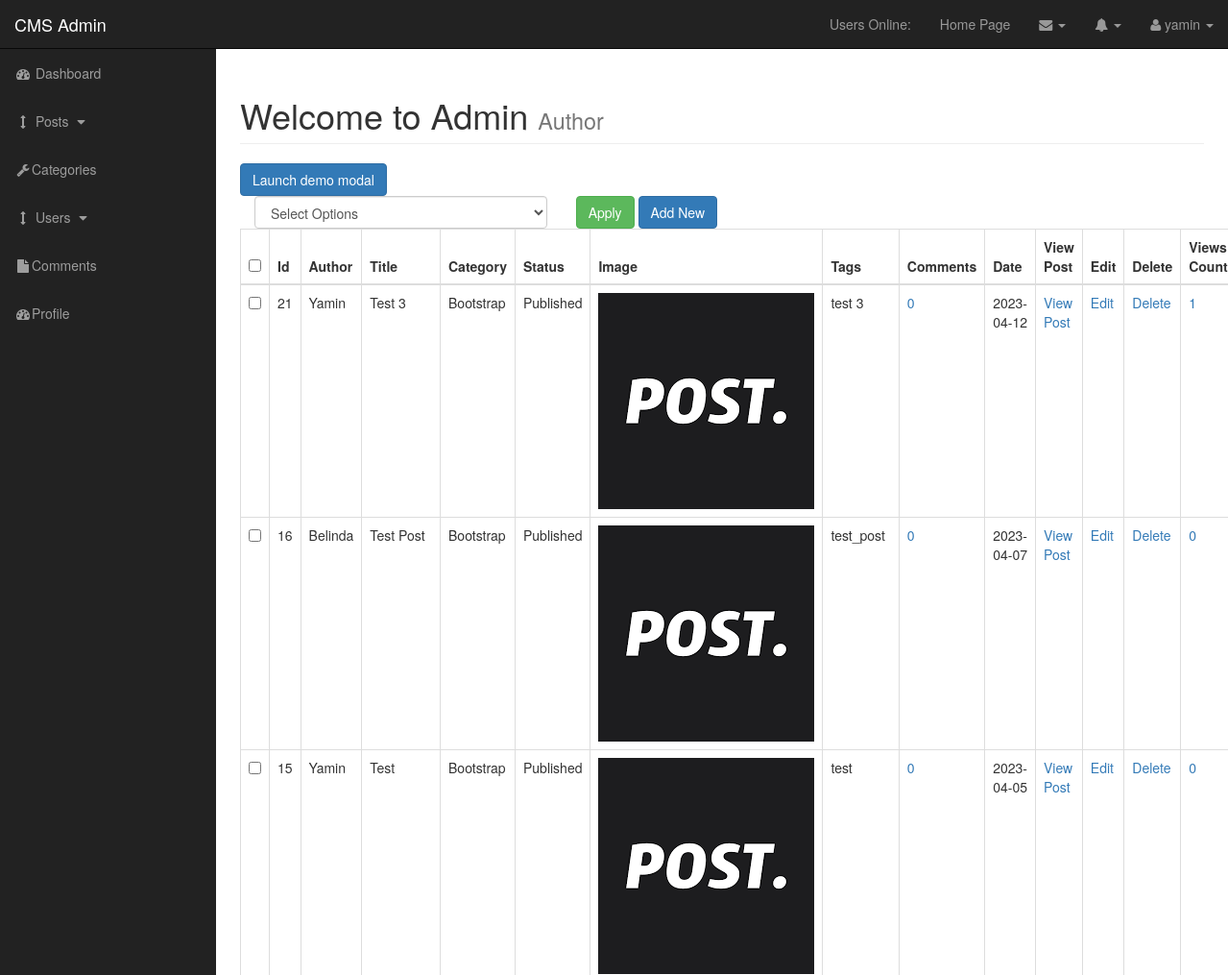
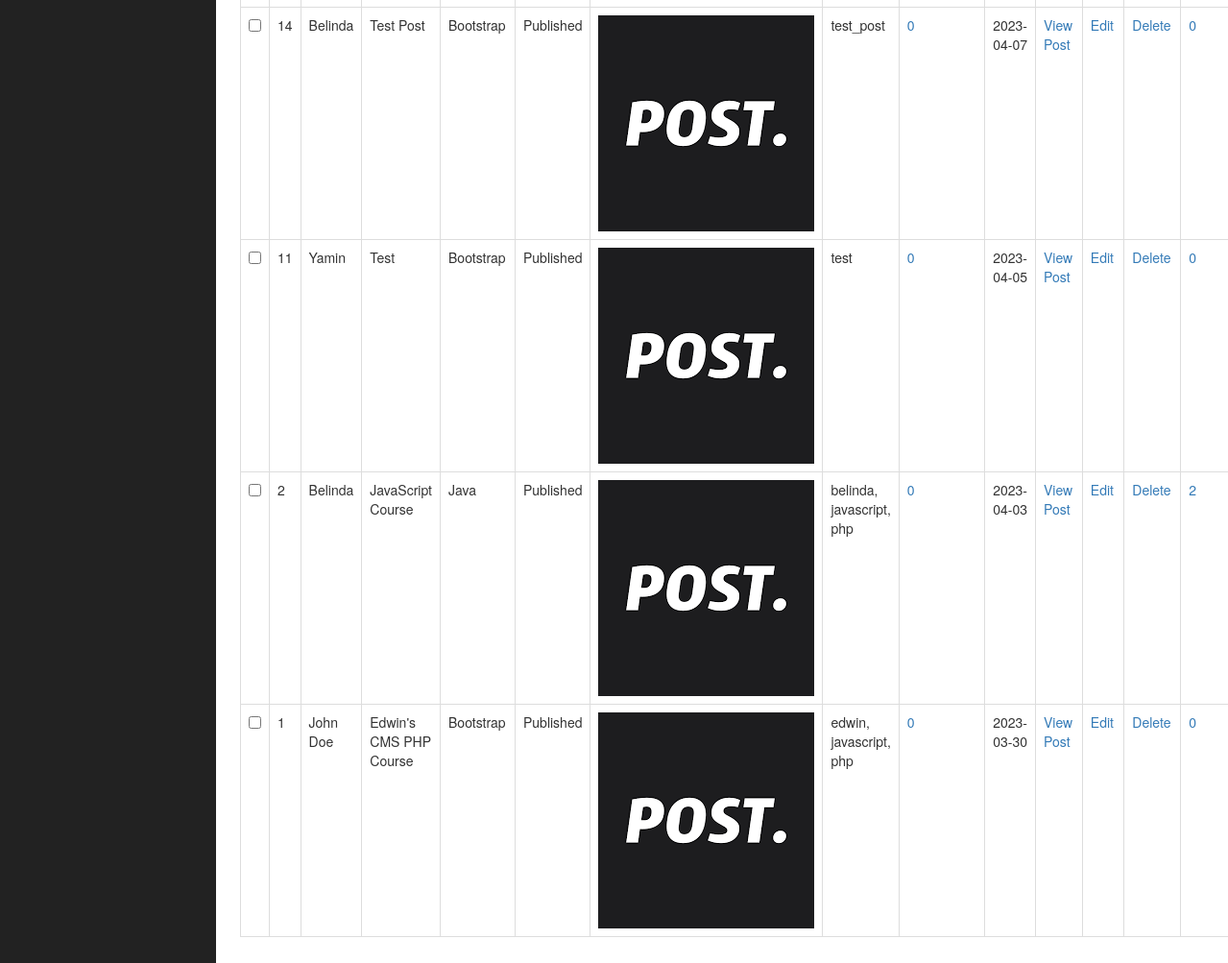
/cms/admin/posts.php (signed in), run on an earlier commit of the app's database (2 pictures, top to bottom).
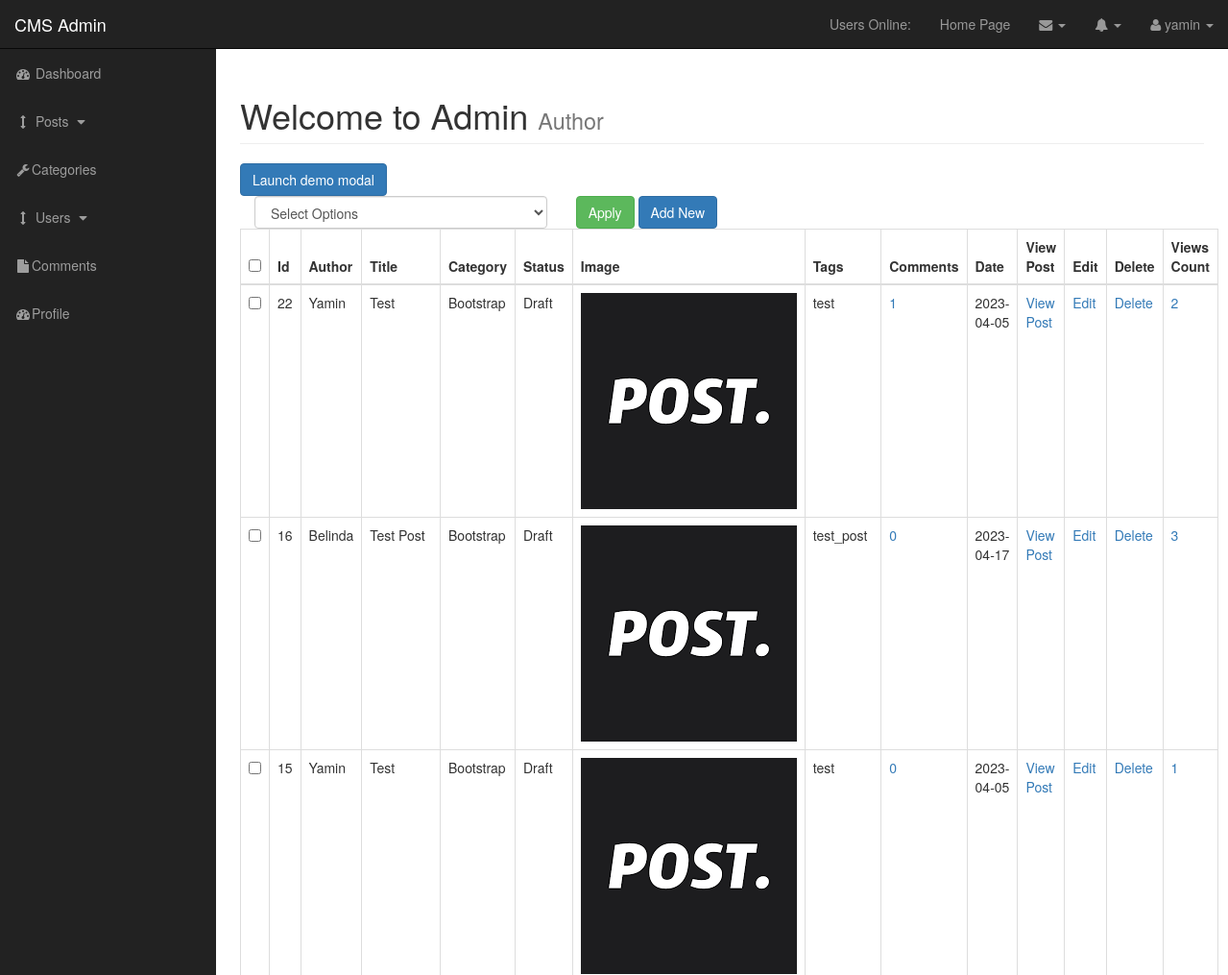
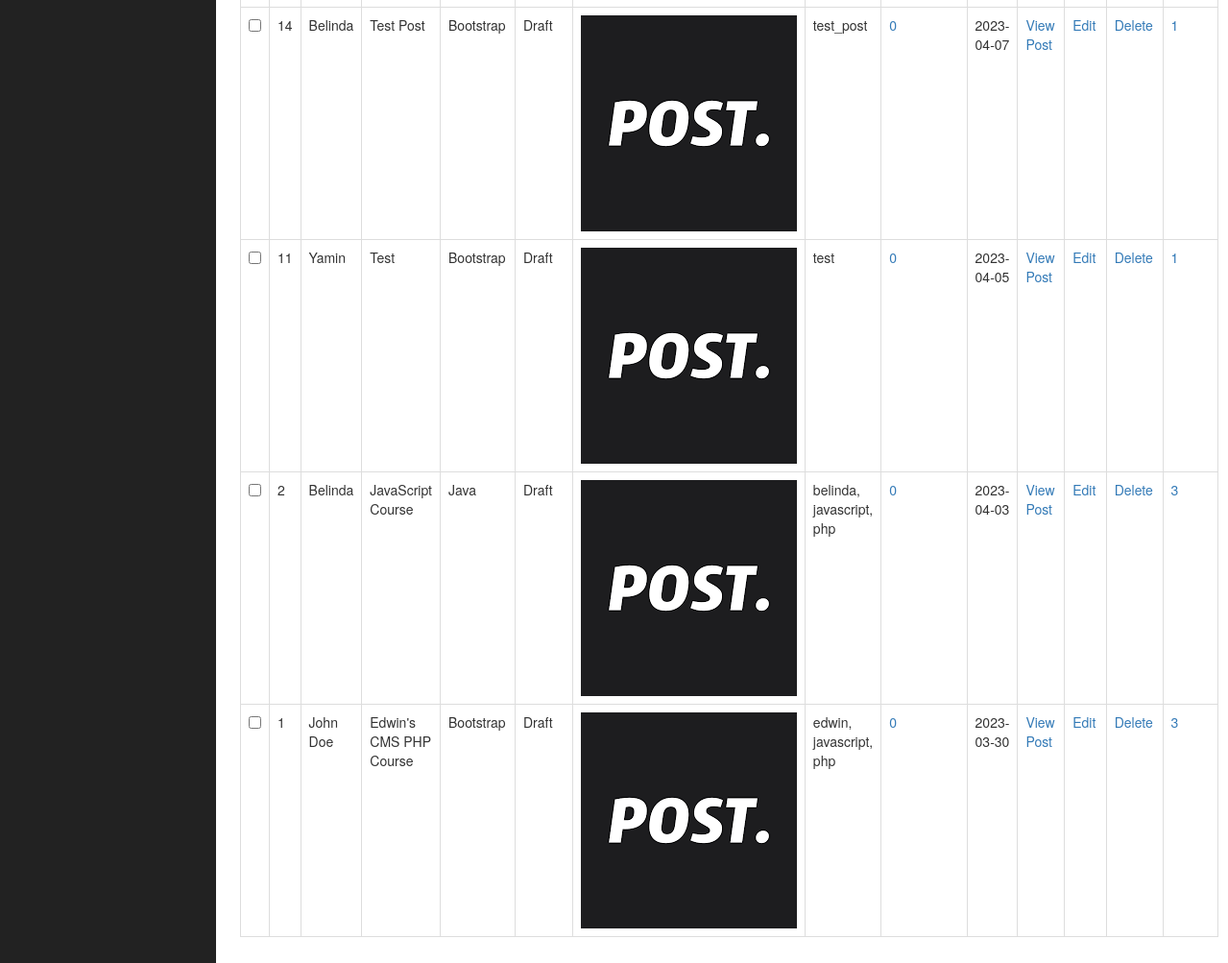
And on a later commit of the database (2 pictures, top to bottom).
### tables this page shows
CREATE TABLE `posts` (
  `id` int(3) NOT NULL,
  `category_id` int(3) NOT NULL,
  `post_title` varchar(255) NOT NULL,
  `post_author` varchar(255) NOT NULL,
  `post_user` varchar(255) NOT NULL,
  `post_date` date NOT NULL,
  `post_image` text NOT NULL,
  `post_content` text NOT NULL,
  `post_tags` varchar(255) NOT NULL,
  `post_comment_count` int(11) NOT NULL,
  `post_status` varchar(255) NOT NULL DEFAULT 'draft',
  `post_views_count` int(100) NOT NULL
);

CREATE TABLE `category` (
  `cat_id` int(3) NOT NULL,
  `cat_title` varchar(32) NOT NULL
);

### cms/admin/includes/view_all_posts.php (the view, shortened to what this page needs)
<?php
    include ("./includes/delete_modal.php");
?>
<form action="" method="post">
    <table class="table table-bordered table-hover">
        <div id="bulkOptionsContainer" class="col-xs-4">
            <select class="form-control" name="bulk_options" id="">
                <option value="">Select Options</option>
            </select>
        </div>
        <div class="col-xs-4">
            <input type="submit" name="submit" class="btn btn-success" value="Apply">
            <a class="btn btn-primary" href="posts.php?source=add_post">Add New</a>
        </div>
        <thead>
            <tr>
                <th><input id="selectAllBoxes" type="checkbox"></th>
                <th>Id</th>
                <th>Author</th>
                <th>Title</th>
                <th>Category</th>
                <th>Status</th>
                <th>Image</th>
                <th>Tags</th>
                <th>Comments</th>
                <th>Date</th>
                <th>View Post</th>
                <th>Edit</th>
                <th>Delete</th>
                <th>Views Count</th>
            </tr>
        </thead>
        <tbody>
            <?php
                $query = "SELECT posts.id, posts.post_content, posts.post_author, posts.post_user, posts.post_title, posts.category_id, posts.post_status, posts.post_image, posts.post_tags, posts.post_comment_count, posts.post_date, posts.post_views_count, category.cat_id, category.cat_title FROM posts LEFT JOIN category ON posts.category_id = category.cat_id ORDER BY posts.id DESC";
                $result = mysqli_query($connection, $query);
                if(!$result){
                    die("Query Failed". mysqli_error($connection));
                }else{
                    while($row = mysqli_fetch_assoc($result)){
                        $id=$row["id"];
                        $post_author=$row["post_author"];
                        $post_title=$row["post_title"];
                        $post_date=$row["post_date"];
                        $post_image=$row["post_image"];
                        $post_tags=$row["post_tags"];
                        $post_status=$row["post_status"];
                        $post_views_count=$row["post_views_count"];
                        $category_title = $row["cat_title"];
                        echo "<tr>";
                        echo "<td><input class='checkBoxes' type='checkbox' name='checkBoxArray[]' value='$id'></td>";
                        echo "<td>$id</td>";
                        echo "<td>$post_author</td>";
                        echo "<td>$post_title</td>";
                            echo "<td>$category_title</td>";
                        echo "<td>$post_status</td>";
                        echo "<td><img src='../images/$post_image' alt='Post Image'></td>";
                        echo "<td>$post_tags</td>";
                        $query = "SELECT * FROM comments WHERE comment_post_id=$id";
                        $send_comment_query = mysqli_query($connection, $query);
                        $count_comments = mysqli_num_rows($send_comment_query);
                        echo "<td><a href='post_comments.php?id=$id'>$count_comments</a></td>";
                        echo "<td>$post_date</td>";
                        echo "<td><a href='../post.php?p_id=$id'>View Post</a></td>";
                        echo "<td><a href='./posts.php?source=edit_post&p_id=$id'>Edit</a></td>";
                        echo "<td><a rel='$id' href='javascript:void(0)' class='delete_link'>Delete</a></td>";
                        echo "<td><a href='posts.php?reset=$id'>$post_views_count</a></td>";
                    echo "</tr>";
                    }
                }
            ?>
        </tbody>
    </table>
</form>

### cms/admin/includes/header.php (shortened to what this page needs)
<!DOCTYPE html>
<html lang="en">
<head>
    <link href="css/bootstrap.min.css" rel="stylesheet">
    <link href="css/sb-admin.css" rel="stylesheet">
    <link href="font-awesome/css/font-awesome.min.css" rel="stylesheet" type="text/css">
</head>
<body>

### cms/admin/posts.php (shortened to what this page needs)
<?php
    include "includes/header.php";
?>
    <div id="wrapper">
        <?php include "includes/navigation.php"; ?>
        <div id="page-wrapper">
            <div class="container-fluid">
                <div class="row">
                    <div class="col-lg-12">
                        <h1 class="page-header">
                            Welcome to Admin
                            <small>Author</small>
                        </h1>
                        <?php
                            if(isset($_GET["source"])){
                                $source=$_GET["source"];
                            }else{
                                $source=" ";
                            }
                            switch($source){
                                default:
                                    include "includes/view_all_posts.php";
                                    break;
                            }
                        ?>
                    </div>
                </div>
            </div>
        </div>
<?php
    include "includes/footer.php"
?>

### cms/admin/includes/navigation.php (shortened to what this page needs)
<nav class="navbar navbar-inverse navbar-fixed-top" role="navigation">
            <div class="navbar-header">
                <a class="navbar-brand" href="index.php">CMS Admin</a>
            </div>
            <ul class="nav navbar-right top-nav">
                <li>
                    <a href="">Users Online: <span class="usersonline"></span></a>
                </li>
                <li>
                    <a href="../index.php">Home Page</a>
                </li>
                <li class="dropdown">
                    <a href="#" class="dropdown-toggle" data-toggle="dropdown"><i class="fa fa-envelope"></i> <b class="caret"></b></a>
                </li>
                <li class="dropdown">
                    <a href="#" class="dropdown-toggle" data-toggle="dropdown"><i class="fa fa-bell"></i> <b class="caret"></b></a>
                </li>
                <li class="dropdown">
                    <a href="#" class="dropdown-toggle" data-toggle="dropdown"><i class="fa fa-user"></i>
                                                    <?php
                                                        if($_SESSION["username"]){
                                                            echo $_SESSION["username"];
                                                        }
                                                    ?>
                    <b class="caret"></b></a>
                </li>
            </ul>
            <div class="collapse navbar-collapse navbar-ex1-collapse">
                <ul class="nav navbar-nav side-nav">
                    <li>
                        <a href="index.php"><i class="fa fa-fw fa-dashboard"></i> Dashboard</a>
                    </li>
                    <li>
                        <a href="javascript:;" data-toggle="collapse" data-target="#post_dropdown"><i class="fa fa-fw fa-arrows-v"></i> Posts <i class="fa fa-fw fa-caret-down"></i></a>
                    </li>
                    <li>
                        <a href="./categories.php"><i class="fa fa-fw fa-wrench"></i>Categories</a>
                    </li>
                    <li>
                        <a href="javascript:;" data-toggle="collapse" data-target="#users_dropdown"><i class="fa fa-fw fa-arrows-v"></i> Users <i class="fa fa-fw fa-caret-down"></i></a>
                    </li>
                    <li class="">
                        <a href="./comments.php"><i class="fa fa-fw fa-file"></i>Comments</a>
                    </li>
                    <li>
                        <a href="profile.php"><i class="fa fa-fw fa-dashboard"></i>Profile</a>
                    </li>
                </ul>
            </div>
        </nav>

### cms/admin/includes/delete_modal.php (shortened to what this page needs)
<button type="button" class="btn btn-primary" data-toggle="modal" data-target="#exampleModal">
  Launch demo modal
</button>

### cms/admin/includes/footer.php (shortened to what this page needs)
</div>
</body>
</html>

### cms/admin/css/sb-admin.css (style rules this page uses)
body { margin-top: 100px; background-color: #222; }
@media (min-width:768px) { body { margin-top: 50px; } }
#wrapper { padding-left: 0; }
#page-wrapper { width: 100%; padding: 0; background-color: #fff; }
@media (min-width:768px) { #wrapper { padding-left: 225px; } }
@media (min-width:768px) { #page-wrapper { padding: 10px; } }
.top-nav { padding: 0 15px; }
.top-nav>li { display: inline-block; float: left; }
.top-nav>li>a { padding-top: 15px; padding-bottom: 15px; line-height: 20px; color: #999; }
@media (min-width:768px) { .side-nav { position: fixed; top: 51px; left: 225px; width: 225px; margin-left: -225px; border: none; border-radius: 0; overflow-y: auto; background-color: #222; } }
@media (min-width:768px) { .side-nav>li>a { width: 225px; } }

What changed in the data, as far as the page shows it:
removed posts: id "21", post_author "Yamin", post_title "Test 3", category.cat_title "Bootstrap", post_status "Published", post_image (picture), post_tags "test 3", count_comments "0", post_date "2023-04-12", post_views_count "1"
added posts: id "22", post_author "Yamin", post_title "Test", category.cat_title "Bootstrap", post_status "Draft", post_image (picture), post_tags "test", count_comments "1", post_date "2023-04-05", post_views_count "2"
changed posts id 16: post_status "Published" → "Draft"; post_date "2023-04-07" → "2023-04-17"; post_views_count "0" → "3"
changed posts id 15: post_status "Published" → "Draft"; post_views_count "0" → "1"
changed posts id 14: post_status "Published" → "Draft"; post_views_count "0" → "1"
changed posts id 11: post_status "Published" → "Draft"; post_views_count "0" → "1"
changed posts "JavaScript Course": post_status "Published" → "Draft"; post_views_count "2" → "3"
changed posts "John Doe": post_status "Published" → "Draft"; post_views_count "0" → "3"
